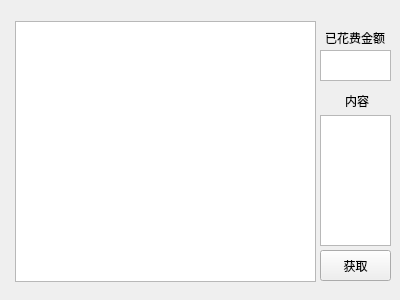
<?xml version="1.0" encoding="UTF-8"?>
<ui version="4.0">
 <class>Acquisition_center</class>
 <widget class="QWidget" name="Acquisition_center">
  <property name="geometry">
   <rect>
    <x>0</x>
    <y>0</y>
    <width>400</width>
    <height>300</height>
   </rect>
  </property>
  <property name="minimumSize">
   <size>
    <width>400</width>
    <height>300</height>
   </size>
  </property>
  <property name="maximumSize">
   <size>
    <width>400</width>
    <height>300</height>
   </size>
  </property>
  <property name="windowTitle">
   <string>Form</string>
  </property>
  <widget class="QListWidget" name="products_list">
   <property name="geometry">
    <rect>
     <x>15</x>
     <y>21</y>
     <width>301</width>
     <height>261</height>
    </rect>
   </property>
  </widget>
  <widget class="QPushButton" name="acquisition_purchase">
   <property name="geometry">
    <rect>
     <x>320</x>
     <y>250</y>
     <width>71</width>
     <height>31</height>
    </rect>
   </property>
   <property name="text">
    <string>获取</string>
   </property>
  </widget>
  <widget class="QTextBrowser" name="cost_count">
   <property name="geometry">
    <rect>
     <x>320</x>
     <y>50</y>
     <width>71</width>
     <height>31</height>
    </rect>
   </property>
  </widget>
  <widget class="QLabel" name="label">
   <property name="geometry">
    <rect>
     <x>325</x>
     <y>30</y>
     <width>61</width>
     <height>16</height>
    </rect>
   </property>
   <property name="text">
    <string>已花费金额</string>
   </property>
  </widget>
  <widget class="QTextBrowser" name="textBrowser">
   <property name="geometry">
    <rect>
     <x>320</x>
     <y>115</y>
     <width>71</width>
     <height>131</height>
    </rect>
   </property>
  </widget>
  <widget class="QLabel" name="label_2">
   <property name="geometry">
    <rect>
     <x>345</x>
     <y>90</y>
     <width>31</width>
     <height>21</height>
    </rect>
   </property>
   <property name="text">
    <string>内容</string>
   </property>
  </widget>
 </widget>
 <resources/>
 <connections/>
</ui>
